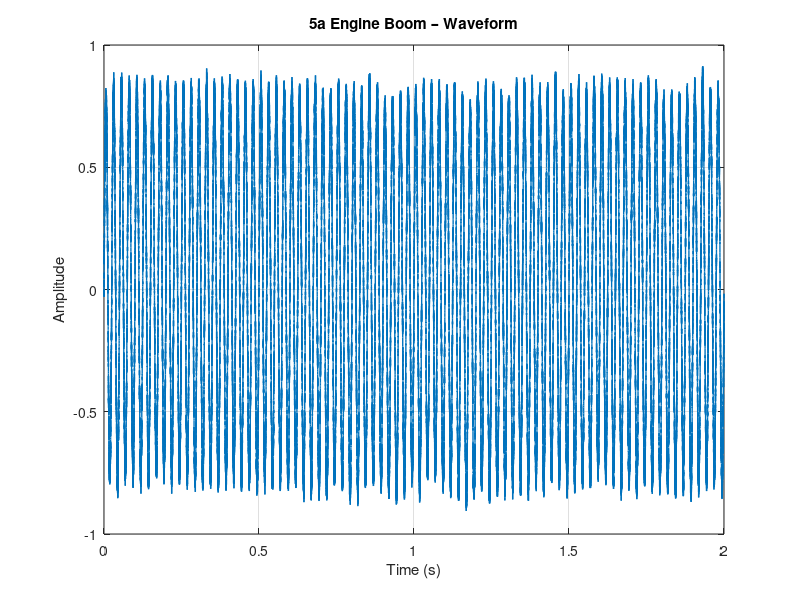
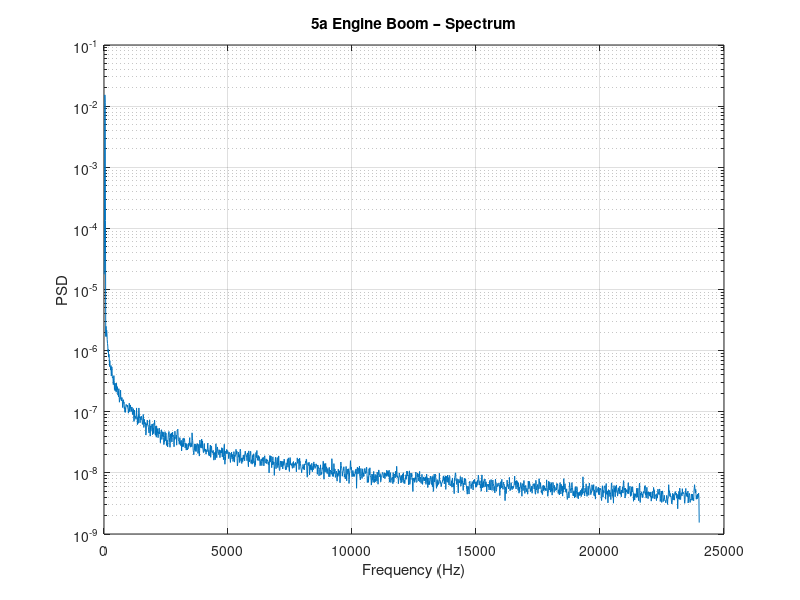
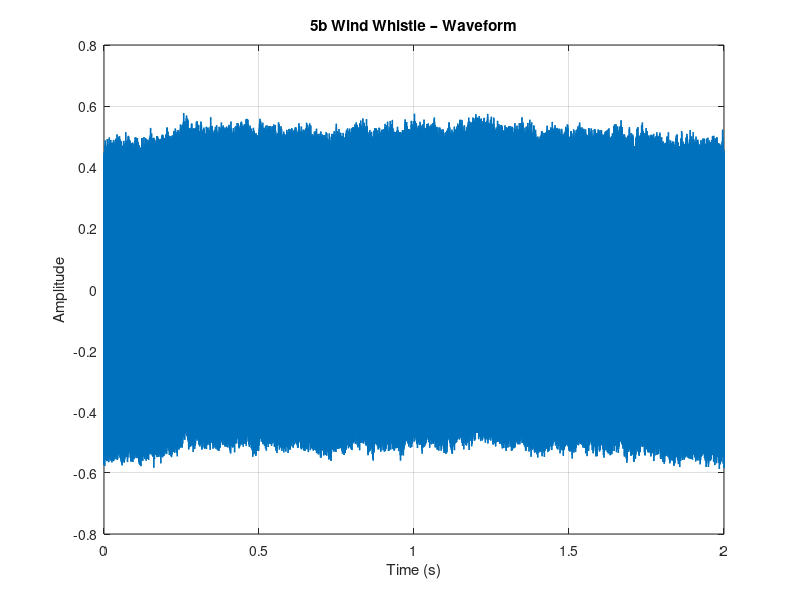
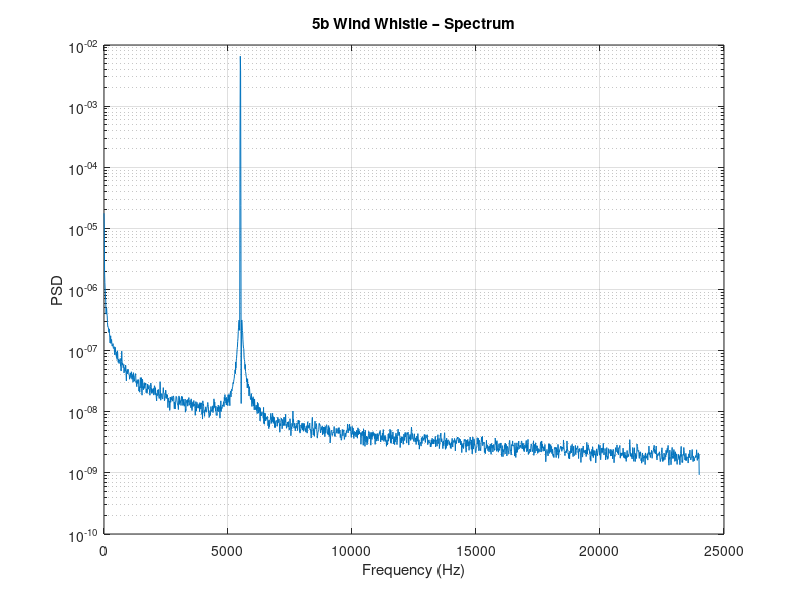

Reproduce these figures in MATLAB, in order.
function plot_figures
fs = 48000; dur = 2.0; t = (0:fs*dur-1)/fs;
sig1 = 0.8*sin(2*pi*40*t) + 0.15*pn(numel(t), fs);
sig2 = 0.5*sin(2*pi*5500*t) + 0.10*pn(numel(t), fs);
raw  = pn(numel(t), fs); bl = bp(raw, fs, 100, 800, 4);
sig3 = bl .* (1 + 0.6*sin(2*pi*4*t));

plot_wave(sig1, fs, '5a Engine Boom – Waveform', 'fig5a_waveform.png');
plot_psd(sig1, fs, '5a Engine Boom – Spectrum', 'fig5a_spectrum.png');
plot_wave(sig2, fs, '5b Wind Whistle – Waveform', 'fig5b_waveform.png');
plot_psd(sig2, fs, '5b Wind Whistle – Spectrum', 'fig5b_spectrum.png');
plot_wave(sig3, fs, '5c Road Noise – Waveform', 'fig5c_waveform.png');
plot_psd(sig3, fs, '5c Road Noise – Spectrum', 'fig5c_spectrum.png');
end

function plot_wave(sig, fs, ttl, fname)
tt=(0:numel(sig)-1)/fs; figure('Position',[100 100 760 280],'Color','w');
plot(tt,sig,'LineWidth',1.0); xlabel('Time (s)'); ylabel('Amplitude');
title(ttl); grid on; exportgraphics(gcf,fname,'Resolution',200); close;
end

function plot_psd(sig, fs, ttl, fname)
[pxx,f]=pwelch(sig,4096,[],[],fs);
figure('Position',[100 100 760 280],'Color','w'); semilogy(f, pxx);
xlabel('Frequency (Hz)'); ylabel('PSD'); title(ttl); grid on;
exportgraphics(gcf,fname,'Resolution',200); close;
end

function y = pn(N, fs); x=randn(1,N); X=rfft(x);
f=(0:(numel(X)-1))*(fs/(2*(numel(X)-1))); if numel(f)>=2, f(1)=f(2); end
X=X./sqrt(f); y=irfft(X,N); y=y./(max(abs(y))+1e-12); end

function y = bp(x, fs, f1, f2, order)
if nargin<5, order=4; end; [b,a]=butter(order,[f1/(fs/2), f2/(fs/2)],'bandpass'); y=filtfilt(b,a,x);
end

function X=rfft(x); X=fft(x); X=X(1:floor(numel(X)/2)+1); end
function x=irfft(X,Nfull); if nargin<2, Nfull=(numel(X)-1)*2; end
Xfull=[X, conj(X(end-1:-1:2))]; x=real(ifft(Xfull,Nfull)); end
